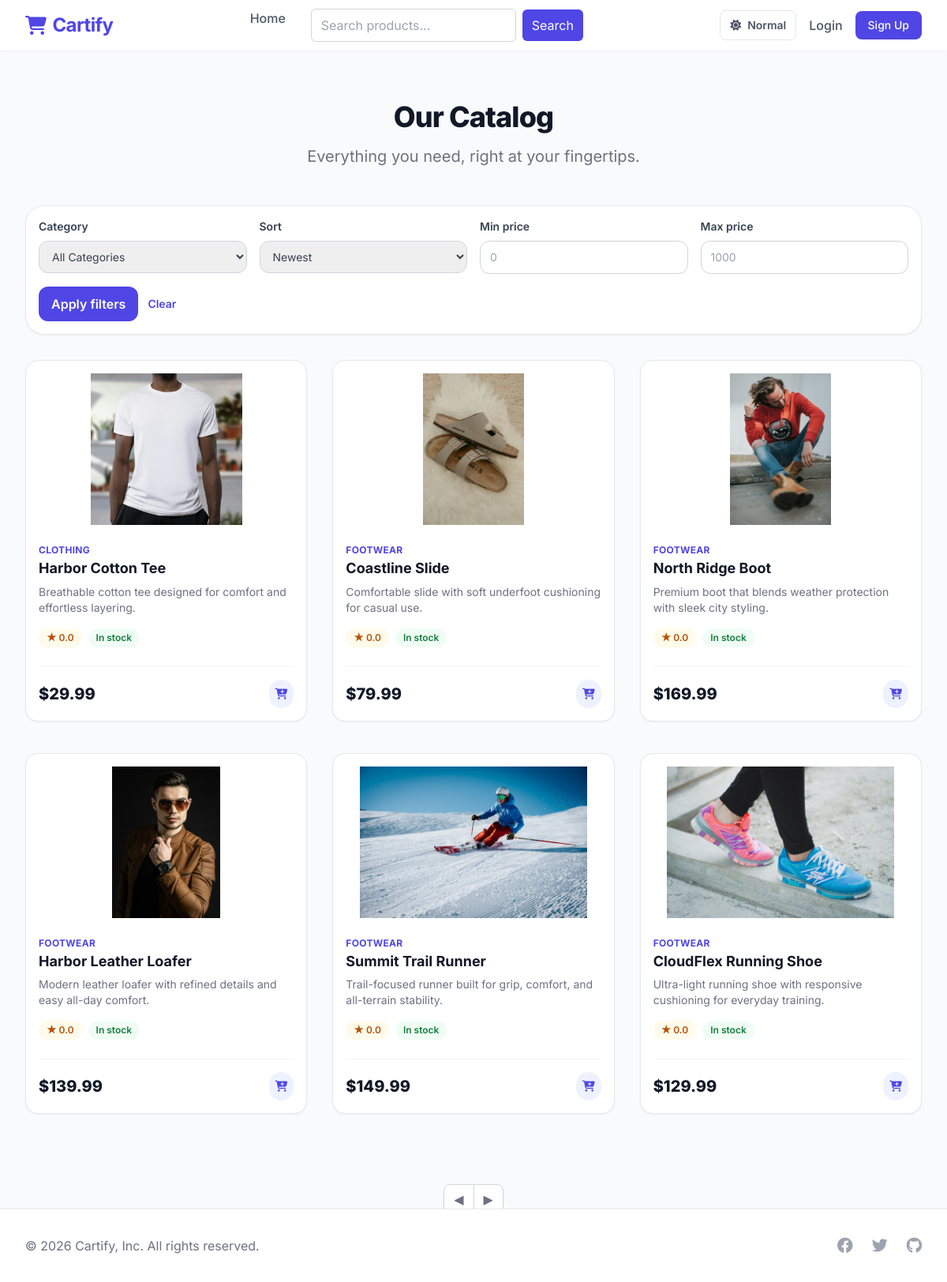
The app's page /?page=3&sort=newest with its own data.
### store/models.py (models this page shows, shortened)
class Product(models.Model):
    category = models.ForeignKey(Category, related_name='products', on_delete=models.CASCADE)
    title = models.CharField(max_length=255)
    image = models.FileField(upload_to='products/images', null=True, blank=True)
    description = models.TextField(blank=True, null=True)
    price = models.DecimalField(max_digits=10, decimal_places=2)
    stock = models.IntegerField(default=0)
    created_at = models.DateTimeField(auto_now_add=True)
    owner = models.ForeignKey(settings.AUTH_USER_MODEL, null=True, blank=True, on_delete=models.SET_NULL, related_name='products')

class Category(models.Model):
    name = models.CharField(max_length=255)
    slug = models.SlugField(unique=True, help_text="Used for clean browser URLs")
    class Meta:
        verbose_name_plural = "Categories"

### store/views/index.py (the view)
# urls.py: path('', index_view, name='index'),
def index_view(request):
    query = request.GET.get('q', '').strip()
    category_slug = request.GET.get('category', '').strip()
    sort = request.GET.get('sort', 'newest')
    min_price = request.GET.get('min_price', '').strip()
    max_price = request.GET.get('max_price', '').strip()
    products = Product.objects.select_related('category').prefetch_related(
        'reviews'
    )
    if query:
        products = products.filter(
            Q(title__icontains=query) |
            Q(description__icontains=query) |
            Q(category__name__icontains=query)
        )
    if category_slug:
        products = products.filter(category__slug=category_slug)
    if min_price:
        products = products.filter(price__gte=min_price)
    if max_price:
        products = products.filter(price__lte=max_price)
    products = products.annotate(
        average_rating=Avg('reviews__rating'),
        has_reviews=Case(
            When(reviews__isnull=False, then=Value(1)),
            default=Value(0),
            output_field=IntegerField(),
        ),
    )
    if sort == 'price_low':
        products = products.order_by('price', '-created_at', '-id')
    elif sort == 'price_high':
        products = products.order_by('-price', '-created_at', '-id')
    elif sort == 'rating':
        products = products.order_by(
            '-has_reviews', '-average_rating', '-created_at', '-id'
        )
    else:
        products = products.order_by('-created_at', '-id')
    categories = Category.objects.all()
    paginator = Paginator(products, 12)
    page_number = request.GET.get('page')
    try:
        page_obj = paginator.page(page_number)
    except PageNotAnInteger:
        page_obj = paginator.page(1)
    except EmptyPage:
        page_obj = paginator.page(paginator.num_pages)
    context = {
        'products': page_obj,
        'query': query,
        'category_slug': category_slug,
        'sort': sort,
        'min_price': min_price,
        'max_price': max_price,
        'categories': categories,
        'is_paginated': page_obj.has_other_pages(),
        'page_obj': page_obj
    }
    return render(request, 'index.html', context)

### store/context_processors.py (called while the page is built, shortened)
def cart_item_count(request):
    if not request.user.is_authenticated:
        return {'cart_count': 0}

### store/templates/index.html (shortened to what this page needs)
{% extends 'base.html' %}
{% block content %}
<div class="max-w-7xl mx-auto px-4 sm:px-6 lg:px-8 py-16">
    <div class="text-center mb-12">
        <h2 class="text-3xl font-extrabold tracking-tight text-gray-900 sm:text-4xl">Our Catalog</h2>
        <p class="mt-4 max-w-2xl text-xl text-gray-500 mx-auto">Everything you need, right at your fingertips.</p>
    </div>
    <form method="get" action="{% url 'index' %}" class="mb-8 rounded-3xl border border-gray-200 bg-white p-4 shadow-sm">
        <div class="grid grid-cols-1 gap-4 md:grid-cols-4">
            <div>
                <label class="mb-2 block text-sm font-semibold text-gray-700">Category</label>
                <select name="category" class="w-full rounded-xl border border-gray-300 py-2.5 px-3 text-sm text-gray-700">
                    <option value="">All Categories</option>
                </select>
            </div>
            <div>
                <label class="mb-2 block text-sm font-semibold text-gray-700">Sort</label>
                <select name="sort" class="w-full rounded-xl border border-gray-300 py-2.5 px-3 text-sm text-gray-700">
                    <option value="newest" {% if sort == 'newest' %}selected{% endif %}>Newest</option>
                </select>
            </div>
            <div>
                <label class="mb-2 block text-sm font-semibold text-gray-700">Min price</label>
                <input type="number" min="0" step="0.01" name="min_price" value="{{ min_price }}" class="w-full rounded-xl border border-gray-300 py-2.5 px-3 text-sm text-gray-700" placeholder="0">
            </div>
            <div>
                <label class="mb-2 block text-sm font-semibold text-gray-700">Max price</label>
                <input type="number" min="0" step="0.01" name="max_price" value="{{ max_price }}" class="w-full rounded-xl border border-gray-300 py-2.5 px-3 text-sm text-gray-700" placeholder="1000">
            </div>
        </div>
        <div class="mt-4 flex flex-wrap items-center gap-3">
            <button type="submit" class="bg-indigo-600 text-white px-4 py-2.5 rounded-xl font-semibold hover:bg-indigo-700">
                Apply filters
            </button>
            <a href="{% url 'index' %}" class="text-sm font-semibold text-indigo-600 hover:text-indigo-700">Clear</a>
        </div>
    </form>
    <div class="grid grid-cols-1 sm:grid-cols-2 lg:grid-cols-3 gap-y-10 gap-x-8">
        {% for product in products %}
        <div class="group relative bg-white border border-gray-200 rounded-2xl p-4 shadow-sm hover:shadow-xl transition-all duration-300 flex flex-col">
            <div class="aspect-w-4 aspect-h-3 rounded-xl overflow-hidden relative">
                {% if product.image %}
                    <img src="{{ product.image.url }}" alt="{{ product.title }}" class="object-contain w-full h-48 group-hover:scale-105 transition-transform duration-500">
                {% else %}
                    <div class="flex items-center justify-center h-48 w-full bg-gray-50 text-gray-400">
                        <i class="fa-solid fa-image text-4xl"></i>
                    </div>
                {% endif %}
            </div>
            <div class="mt-6 flex flex-col flex-grow">
                <p class="text-xs font-bold text-indigo-600 uppercase tracking-wide mb-1">{{ product.category.name }}</p>
                <h3 class="text-lg font-bold text-gray-900 leading-tight">
                    <a href="{% url 'product_detail' product.id %}">
                        <span aria-hidden="true" class="absolute inset-0"></span>
                        {{ product.title }}
                    </a>
                </h3>
                <p class="mt-2 text-sm text-gray-500 line-clamp-2">
                    {{ product.description|default:"No description available." }}
                </p>
                <div class="mt-4 flex items-center gap-2 text-sm text-gray-500">
                    <span class="inline-flex items-center rounded-full bg-amber-50 px-2.5 py-1 text-xs font-semibold text-amber-700">★ {{ product.average_rating|floatformat:1|default:"0.0" }}</span>
                    {% if product.stock > 0 %}
                        <span class="inline-flex items-center rounded-full bg-green-50 px-2.5 py-1 text-xs font-semibold text-green-700">In stock</span>
                    {% else %}
                        <span class="inline-flex items-center rounded-full bg-red-50 px-2.5 py-1 text-xs font-semibold text-red-700">Out of stock</span>
                    {% endif %}
                </div>
            </div>
            <div class="mt-6 flex items-center justify-between border-t border-gray-100 pt-4 relative z-20">
                <p class="text-xl font-extrabold text-gray-900">${{ product.price }}</p>
                <div class="flex items-center gap-2">
                    {% if product.stock > 0 %}
                        <a href="{% url 'add_to_cart' product.id %}" class="inline-flex items-center justify-center p-2 rounded-full bg-indigo-50 text-indigo-600 hover:bg-indigo-600 hover:text-white transition-colors duration-200 focus:outline-none focus:ring-2 focus:ring-offset-2 focus:ring-indigo-600 z-30 relative">
                            <i class="fa-solid fa-cart-plus text-sm"></i>
                        </a>
                    {% else %}
                        <span class="inline-flex items-center justify-center p-2 rounded-full bg-gray-100 text-gray-400" title="Out of stock">
                            <i class="fa-solid fa-cart-plus text-sm"></i>
                        </span>
                    {% endif %}
                </div>
            </div>
        </div>
        {% endfor %}
    </div>
</div>
{% if is_paginated %}
<div class="mt-8 flex justify-center">
    <nav aria-label="Page navigation">
        <ul class="inline-flex items-center -space-x-px rounded-md shadow-sm">
            {% if page_obj.has_previous %}
            <li>
                <a href="?page={{ page_obj.previous_page_number }}{% if sort %}&sort={{ sort }}{% endif %}"
                   class="px-3 py-2 ml-0 leading-tight text-gray-500 bg-white border border-gray-300 rounded-l-lg hover:bg-gray-100 hover:text-gray-700">
                    &#x25C0;
                </a>
            </li>
            {% endif %}
            {% if page_obj.has_next %}
            <li>
                <a href="?page={{ page_obj.next_page_number }}{% if query %}&q={{ query }}{% endif %}{% if category_slug %}&category={{ category_slug }}{% endif %}{% if sort %}&sort={{ sort }}{% endif %}{% if min_price %}&min_price={{ min_price }}{% endif %}{% if max_price %}&max_price={{ max_price }}{% endif %}"
                   class="px-3 py-2 leading-tight text-gray-500 bg-white border border-gray-300 rounded-r-lg hover:bg-gray-100 hover:text-gray-700">
                    <span class="sr-only">Next</span>
                    &#x25B6;
                </a>
            </li>
            {% else %}
            <li>
                <span class="px-3 py-2 leading-tight text-gray-500 bg-white border border-gray-300 rounded-r-lg cursor-not-allowed">
                    &#x25B6;
                </span>
            </li>
            {% endif %}
        </ul>
    </nav>
</div>
{% endif %}
{% endblock %}

### store/templates/base.html (style rules this page uses)
body { font-family: 'Inter', sans-serif; background-color: #f9fafb; }
body, header, footer, main, input, select, textarea, button, a, div, p, span, table, th, td { transition: background-color 180ms ease, border-color 180ms ease, color 180ms ease; }

### records on screen
Product: image (picture), category.name "CLOTHING", title "Harbor Cotton Tee", description "Breathable cotton tee designed for comfort and effortless layering.", average_rating "0.0", stock "In stock", price "29.99"
Product: image (picture), category.name "FOOTWEAR", title "Coastline Slide", description "Comfortable slide with soft underfoot cushioning for casual use.", average_rating "0.0", stock "In stock", price "79.99"
Product: image (picture), category.name "FOOTWEAR", title "North Ridge Boot", description "Premium boot that blends weather protection with sleek city styling.", average_rating "0.0", stock "In stock", price "169.99"
Product: image (picture), category.name "FOOTWEAR", title "Harbor Leather Loafer", description "Modern leather loafer with refined details and easy all-day comfort.", average_rating "0.0", stock "In stock", price "139.99"
Product: image (picture), category.name "FOOTWEAR", title "Summit Trail Runner", description "Trail-focused runner built for grip, comfort, and all-terrain stability.", average_rating "0.0", stock "In stock", price "149.99"
Product: image (picture), category.name "FOOTWEAR", title "CloudFlex Running Shoe", description "Ultra-light running shoe with responsive cushioning for everyday training.", average_rating "0.0", stock "In stock", price "129.99"
